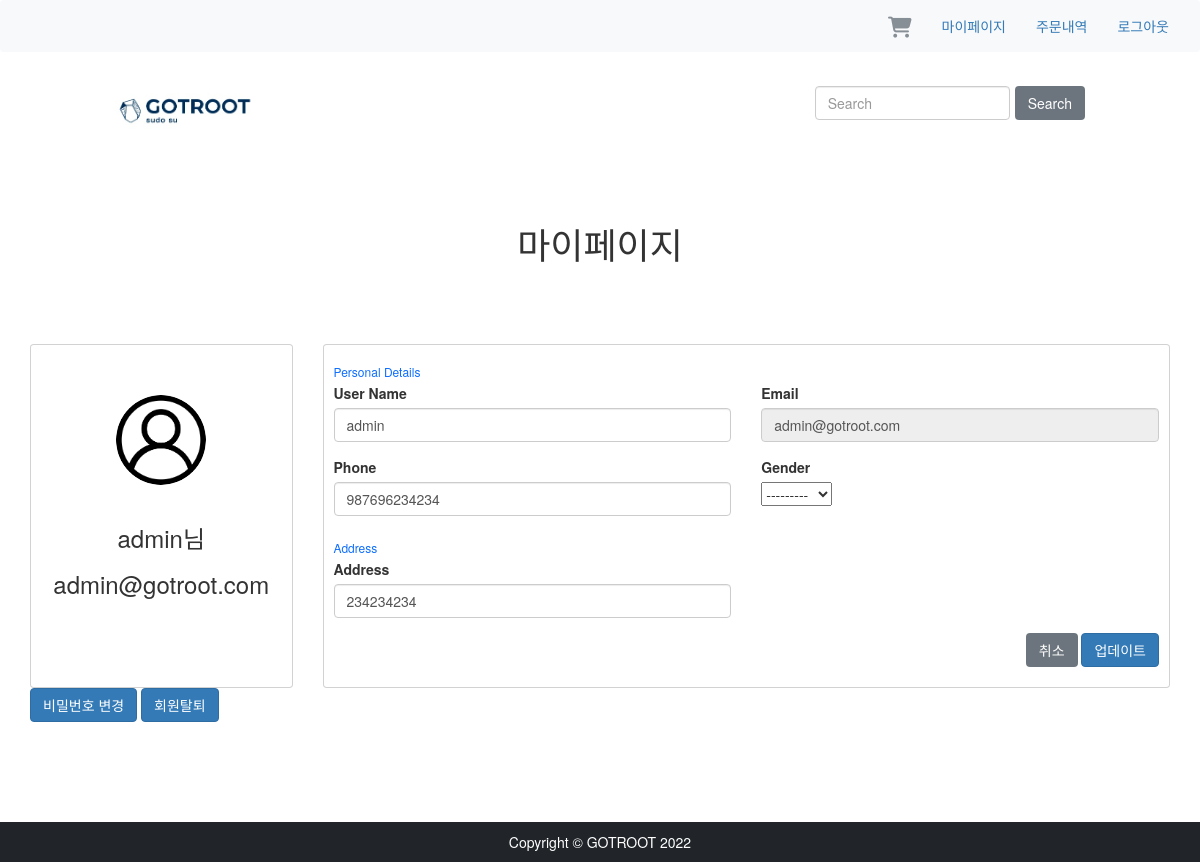
Before: /user/4/ (signed in) with the older database file.
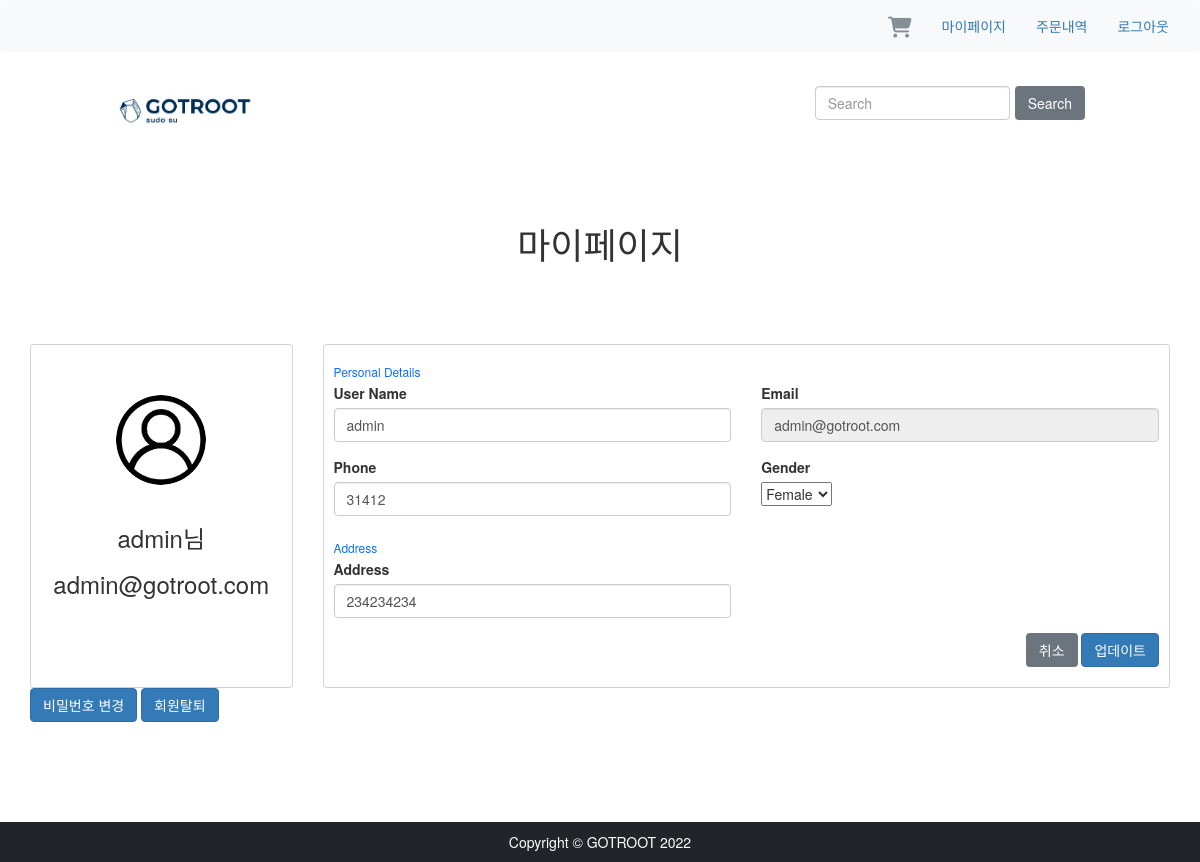
After: the same page with the newer database file.
### user/models.py (models this page shows, shortened)
class User(AbstractUser):
    email = models.EmailField(unique=True, null=False, max_length=255, verbose_name="이메일")
    username = models.CharField(unique=True, null=False, max_length=20, verbose_name="이름")
    phone_number = models.CharField(blank=True, max_length=255, verbose_name="핸드폰")
    address = models.CharField(blank=True, max_length=255, verbose_name="주소")
    gender = models.CharField(blank=True, choices=GENDER_CHOICES, max_length=255)
    is_active = models.BooleanField(default=True)
    is_staff = models.BooleanField(default=False)
    is_superuser = models.BooleanField(default=False)
    objects = UserManager()
    USERNAME_FIELD = 'email' #email로 구분
    REQUIRED_FIELDS = ['username']

### user/views.py (the view)
# urls.py: path('<int:pk>/', views.profile, name='profile'),
@login_required
def profile(request, pk):
    if request.method == 'POST':
        form = CustomUserChangeForm(request.POST, instance=request.user)
        if form.is_valid():
            form.save()
            messages.success(request, '업데이트 성공')
            return HttpResponseRedirect(reverse('user:profile', args=[request.user.pk]))
    else:
        form = CustomUserChangeForm(instance=request.user)
    return render(request, 'user/profile.html', {'form':form})

### user/forms.py
class CustomUserChangeForm(UserChangeForm):
    password = None
    class Meta:
        model = User
        fields = ['username', 'gender', 'phone_number', 'address']

### gotroot_site/context_processors.py (called while the page is built)
def category_list(request):
    categories = Category.objects.all()
    return {
        "categories": categories
    }

### user/templates/user/profile.html (shortened to what this page needs)
{% extends "user/base.html" %}
{% load static %}
{% block content %}
<h1 style="text-align: center; padding-bottom: 70px;">마이페이지</h1>
<div class="container">
<div class="row gutters">
<div class="col-xl-3 col-lg-3 col-md-12 col-sm-12 col-12">
<div class="card h-100">
	<div class="card-body">
		<div class="account-settings">
			<div class="user-profile">
                <div class="user-avatar">
					<img src="{% static "/images/user.png" %}" alt="User Image">
				</div>
				<h3 class="user-name">{{ user.username }}님</h3>
				<h3 class="user-email">{{ user.email }}</h3>
			</div>
		</div>
	</div>
</div>
</div>
<div class="col-xl-9 col-lg-9 col-md-12 col-sm-12 col-12">
<div class="card h-100">
	<div class="card-body">
        <form action="{% url 'user:profile' user.pk %}" method="post">
		<div class="row gutters">
			<div class="col-xl-12 col-lg-12 col-md-12 col-sm-12 col-12">
				<h6 class="mb-2 text-primary">Personal Details</h6>
			</div>
			<div class="col-xl-6 col-lg-6 col-md-6 col-sm-6 col-12">
				<div class="form-group">
					<label for="fullName">User Name</label>
					<input type="text" name="username" class="form-control" id="fullName" value="{{ form.username.value }}" placeholder="Enter Username">
				</div>
			</div>
			<div class="col-xl-6 col-lg-6 col-md-6 col-sm-6 col-12">
				<div class="form-group">
					<label for="eMail">Email</label>
                    <input type="email" class="form-control" id="eMail" value="{{ user.email }}" disabled>
				</div>
			</div>
			<div class="col-xl-6 col-lg-6 col-md-6 col-sm-6 col-12">
				<div class="form-group">
					<label for="phone">Phone</label>
					<input type="text" name="phone_number" class="form-control" id="phone" value="{{ form.phone_number.value }}" placeholder="Enter phone number">
				</div>
			</div>
			<div class="col-xl-6 col-lg-6 col-md-6 col-sm-6 col-12">
				<div class="form-group">
					<label for="ciTy">Gender</label><br>
					{{ form.gender }}
				</div>
			</div>
		</div>
		<div class="row gutters">
			<div class="col-xl-12 col-lg-12 col-md-12 col-sm-12 col-12">
				<h6 class="mt-3 mb-2 text-primary">Address</h6>
			</div>
			<div class="col-xl-6 col-lg-6 col-md-6 col-sm-6 col-12">
				<div class="form-group">
					<label for="Street">Address</label>
					<input type="name" name="address" class="form-control" id="Street" value="{{ form.address.value }}" placeholder="Enter Address">
				</div>
			</div>
		</div>
		<div class="row gutters">
			<div class="col-xl-12 col-lg-12 col-md-12 col-sm-12 col-12">
				<div class="float-end">
					<button type="button" class="btn btn-secondary" onclick='location.href="{% url 'shop:index' %}"'>취소</button>
                    <input type="submit" class="btn btn-primary" value="업데이트">
				</div>
			</div>
		</div>
        </form>
	</div>
</div>
</div>
</div>
<button class="btn btn-primary" onclick='location.href="{% url 'user:change_pw' user.pk %}"'>비밀번호 변경</button>
<button class="btn btn-primary" onclick='location.href="{% url 'user:delete' user.pk %}"'>회원탈퇴</button>
</div>
{% endblock content %}

Changed rows visible on the page:
changed User "admin": phone_number "987696234234" → "31412"; gender "---------" → "Female"
